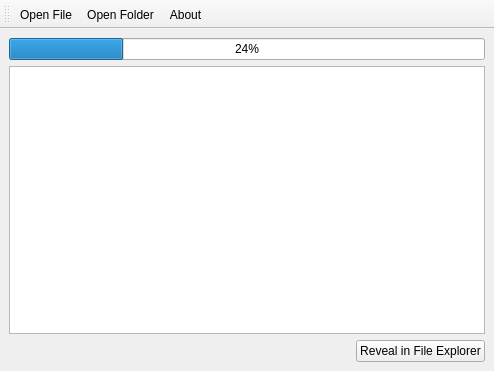
<?xml version="1.0" encoding="UTF-8"?>
<ui version="4.0">
 <class>MainWindow</class>
 <widget class="QMainWindow" name="MainWindow">
  <property name="geometry">
   <rect>
    <x>0</x>
    <y>0</y>
    <width>494</width>
    <height>371</height>
   </rect>
  </property>
  <property name="windowTitle">
   <string>EsafeNet Decrypt</string>
  </property>
  <widget class="QWidget" name="centralwidget">
   <layout class="QVBoxLayout" name="verticalLayout">
    <item>
     <widget class="QProgressBar" name="progressBar">
      <property name="value">
       <number>24</number>
      </property>
     </widget>
    </item>
    <item>
     <widget class="QTextBrowser" name="textBrowser"/>
    </item>
    <item>
     <layout class="QHBoxLayout" name="horizontalLayout">
      <item>
       <spacer name="horizontalSpacer">
        <property name="orientation">
         <enum>Qt::Horizontal</enum>
        </property>
        <property name="sizeHint" stdset="0">
         <size>
          <width>40</width>
          <height>20</height>
         </size>
        </property>
       </spacer>
      </item>
      <item>
       <widget class="QPushButton" name="revealPushButton">
        <property name="sizePolicy">
         <sizepolicy hsizetype="Maximum" vsizetype="Fixed">
          <horstretch>0</horstretch>
          <verstretch>0</verstretch>
         </sizepolicy>
        </property>
        <property name="text">
         <string>Reveal in File Explorer</string>
        </property>
       </widget>
      </item>
     </layout>
    </item>
   </layout>
  </widget>
  <widget class="QToolBar" name="toolBar">
   <property name="windowTitle">
    <string>toolBar</string>
   </property>
   <attribute name="toolBarArea">
    <enum>TopToolBarArea</enum>
   </attribute>
   <attribute name="toolBarBreak">
    <bool>false</bool>
   </attribute>
   <addaction name="actionOpen_File"/>
   <addaction name="actionOpen_Folder"/>
   <addaction name="actionAbout"/>
  </widget>
  <action name="actionOpen_File">
   <property name="text">
    <string>Open File...</string>
   </property>
   <property name="shortcut">
    <string>Ctrl+O</string>
   </property>
  </action>
  <action name="actionOpen_Folder">
   <property name="text">
    <string>Open Folder...</string>
   </property>
   <property name="shortcut">
    <string>Ctrl+K, Ctrl+O</string>
   </property>
  </action>
  <action name="actionAbout">
   <property name="text">
    <string>About</string>
   </property>
  </action>
 </widget>
 <resources/>
 <connections/>
</ui>
